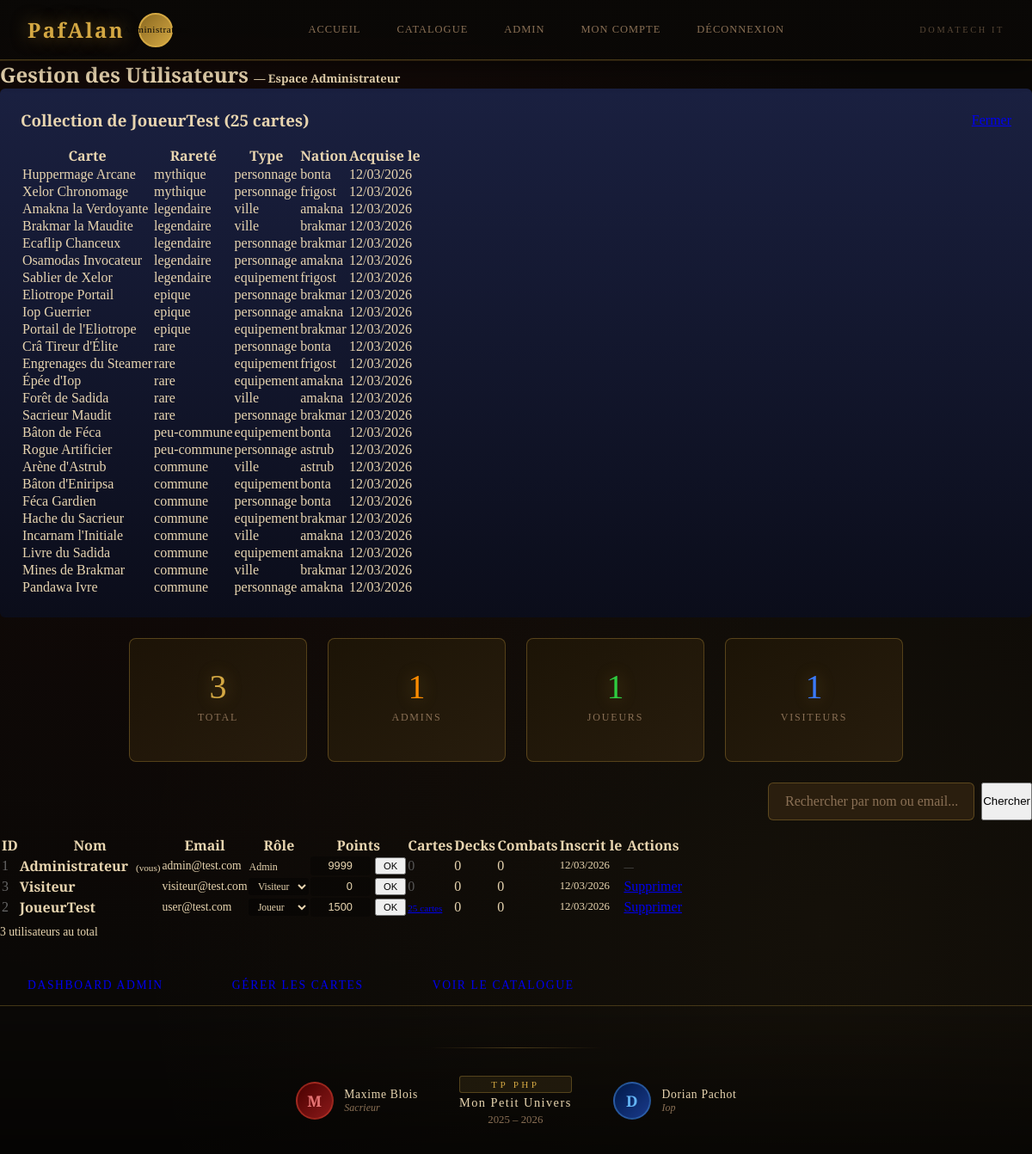
/admin/users.php?view_collection=2 (signed in), run on the app's committed database.
### tables this page shows
CREATE TABLE users (
    id            INT AUTO_INCREMENT PRIMARY KEY,
    nom           VARCHAR(50)  NOT NULL,
    email         VARCHAR(100) NOT NULL UNIQUE,
    password_hash VARCHAR(255) NOT NULL,
     
    role          ENUM('admin','joueur','visiteur') NOT NULL DEFAULT 'visiteur',
     
    points        INT NOT NULL DEFAULT 500,
    created_at    DATETIME NOT NULL DEFAULT CURRENT_TIMESTAMP
);

CREATE TABLE user_cards (
    id          INT AUTO_INCREMENT PRIMARY KEY,
    user_id     INT NOT NULL,
    card_id     INT NOT NULL,
    acquired_at DATETIME NOT NULL DEFAULT CURRENT_TIMESTAMP,
    FOREIGN KEY (user_id) REFERENCES users(id) ON DELETE CASCADE,
    FOREIGN KEY (card_id) REFERENCES cards(id)  ON DELETE CASCADE
);

CREATE TABLE cards (
    id          INT AUTO_INCREMENT PRIMARY KEY,
    name        VARCHAR(100) NOT NULL,
    rarity      ENUM('commune','peu-commune','rare','epique','legendaire','mythique') NOT NULL,
    type        ENUM('personnage','equipement','ville') NOT NULL,
    nation      ENUM('bonta','brakmar','astrub','amakna','frigost') NOT NULL,
     
    hp          INT NOT NULL DEFAULT 0,    
    attack      INT NOT NULL DEFAULT 0,    
    defense     INT NOT NULL DEFAULT 0,    
    speed       INT NOT NULL DEFAULT 0,    
     
    special     VARCHAR(200) NOT NULL DEFAULT '',
    description TEXT,
     
    price       INT NOT NULL DEFAULT 10
);

### includes/auth.php (called while the page is built, shortened)
<?php
function isLoggedIn(): bool {
    return isset($_SESSION['user_id']);
}

### admin/users.php (the view, shortened to what this page needs)
<?php
require_once '../includes/db.php';
require_once '../includes/auth.php';
$viewUserId      = (int)($_GET['view_collection'] ?? 0);
$userCollection  = [];
$viewUserNom     = '';
if ($viewUserId > 0) {
    $stmt = $pdo->prepare("SELECT nom FROM users WHERE id = ?");
    $stmt->execute([$viewUserId]);
    $viewUser = $stmt->fetch();
    if ($viewUser) {
        $viewUserNom = $viewUser['nom'];
        $stmt = $pdo->prepare(
            "SELECT c.name, c.rarity, c.type, c.nation, uc.acquired_at
             FROM user_cards uc
             JOIN cards c ON c.id = uc.card_id
             WHERE uc.user_id = ?
             ORDER BY FIELD(c.rarity,'mythique','legendaire','epique','rare','peu-commune','commune'), c.name ASC"
        );
        $stmt->execute([$viewUserId]);
        $userCollection = $stmt->fetchAll();
    }
}
$searchUser = trim($_GET['q'] ?? '');
if (!empty($searchUser)) {
    $stmt = $pdo->prepare(
        "SELECT u.id, u.nom, u.email, u.role, u.points, u.created_at,
                COUNT(uc.id) as nb_cartes,
                COUNT(DISTINCT d.id) as nb_decks,
                COUNT(DISTINCT c.id) as nb_combats
         FROM users u
         LEFT JOIN user_cards uc ON uc.user_id = u.id
         LEFT JOIN decks d ON d.user_id = u.id
         LEFT JOIN combats c ON c.player_id = u.id
         WHERE u.nom LIKE ? OR u.email LIKE ?
         GROUP BY u.id
         ORDER BY u.created_at DESC"
    );
    $stmt->execute(['%'.$searchUser.'%', '%'.$searchUser.'%']);
} else {
    $stmt = $pdo->prepare(
        "SELECT u.id, u.nom, u.email, u.role, u.points, u.created_at,
                COUNT(uc.id) as nb_cartes,
                COUNT(DISTINCT d.id) as nb_decks,
                COUNT(DISTINCT c.id) as nb_combats
         FROM users u
         LEFT JOIN user_cards uc ON uc.user_id = u.id
         LEFT JOIN decks d ON d.user_id = u.id
         LEFT JOIN combats c ON c.player_id = u.id
         GROUP BY u.id
         ORDER BY u.created_at DESC"
    );
    $stmt->execute();
}
$users = $stmt->fetchAll();
$totalUsers     = count($users);
$totalJoueurs   = count(array_filter($users, fn($u) => $u['role'] === 'joueur'));
$totalVisiteurs = count(array_filter($users, fn($u) => $u['role'] === 'visiteur'));
$totalAdmins    = count(array_filter($users, fn($u) => $u['role'] === 'admin'));
require_once '../includes/header.php';
?>
<div class="catalogue-main">
    <h2 class="form-title">
        Gestion des Utilisateurs
        <small style="font-size:0.55em; color:var(--or-texte)"> — Espace Administrateur</small>
    </h2>
    <?php if ($viewUserId > 0 && !empty($viewUserNom)): ?>
        <div style="
            background:linear-gradient(180deg,#1a2040 0%,#0b0d1a 100%);
            border:2px solid var(--or-cadre); border-radius:6px; padding:1.5rem;
            margin-bottom:1.5rem">
            <div style="display:flex; justify-content:space-between; align-items:center; margin-bottom:1rem">
                <h3 style="font-family:'Cinzel',serif; color:var(--or-eclat)">
                    Collection de <?= htmlspecialchars($viewUserNom) ?>
                    (<?= count($userCollection) ?> cartes)
                </h3>
                <a href="users.php" class="btn-small">Fermer</a>
            </div>
            <?php if (empty($userCollection)): ?>
                <p style="color:var(--or-texte); font-style:italic">Aucune carte dans cette collection.</p>
            <?php else: ?>
                <table class="data-table">
                    <thead>
                        <tr><th>Carte</th><th>Rareté</th><th>Type</th><th>Nation</th><th>Acquise le</th></tr>
                    </thead>
                    <tbody>
                    <?php foreach ($userCollection as $c): ?>
                        <tr>
                            <td><?= htmlspecialchars($c['name']) ?></td>
                            <td><?= htmlspecialchars($c['rarity']) ?></td>
                            <td><?= htmlspecialchars($c['type']) ?></td>
                            <td><?= htmlspecialchars($c['nation']) ?></td>
                            <td><?= date('d/m/Y', strtotime($c['acquired_at'])) ?></td>
                        </tr>
                    <?php endforeach; ?>
                    </tbody>
                </table>
            <?php endif; ?>
        </div>
    <?php endif; ?>
    <div class="stats-grid" style="margin-bottom:1.5rem">
        <div class="stat-card">
            <span class="stat-number"><?= $totalUsers ?></span>
            <span class="stat-label">Total</span>
        </div>
        <div class="stat-card">
            <span class="stat-number" style="color:#ff8c00"><?= $totalAdmins ?></span>
            <span class="stat-label">Admins</span>
        </div>
        <div class="stat-card">
            <span class="stat-number" style="color:#2ecc40"><?= $totalJoueurs ?></span>
            <span class="stat-label">Joueurs</span>
        </div>
        <div class="stat-card">
            <span class="stat-number" style="color:#3a7aff"><?= $totalVisiteurs ?></span>
            <span class="stat-label">Visiteurs</span>
        </div>
    </div>
    <div style="display:flex; justify-content:flex-end; margin-bottom:1rem">
        <form method="GET" action="users.php" style="display:flex; gap:0.5rem">
            <input type="text" name="q" class="search-input" style="max-width:250px"
                   placeholder="Rechercher par nom ou email..."
                   value="<?= htmlspecialchars($searchUser) ?>">
            <button type="submit" class="btn-small">Chercher</button>
        </form>
    </div>
    <?php if (empty($users)): ?>
        <p class="empty-msg">Aucun utilisateur trouvé.</p>
    <?php else: ?>
        <table class="data-table">
            <thead>
                <tr>
                    <th>ID</th><th>Nom</th><th>Email</th><th>Rôle</th>
                    <th>Points</th><th>Cartes</th><th>Decks</th><th>Combats</th>
                    <th>Inscrit le</th><th>Actions</th>
                </tr>
            </thead>
            <tbody>
            <?php foreach ($users as $user): ?>
                <tr>
                    <td style="color:#666"><?= $user['id'] ?></td>
                    <td>
                        <strong><?= htmlspecialchars($user['nom']) ?></strong>
                        <?php if ($user['id'] === $_SESSION['user_id']): ?>
                            <span style="font-size:0.7rem; color:var(--or-cadre); margin-left:0.3rem">(vous)</span>
                        <?php endif; ?>
                    </td>
                    <td style="font-size:0.85rem"><?= htmlspecialchars($user['email']) ?></td>
                    <td>
                        <?php if ($user['id'] !== $_SESSION['user_id']): ?>
                            <form method="POST" style="display:inline">
                                <select name="role" onchange="this.form.submit()"
                                        style="font-family:'Cinzel',serif; font-size:0.72rem;
                                               background:rgba(0,0,0,0.4); border:1px solid var(--or-bord);
                                               border-radius:3px; color:var(--or-texte); padding:0.2rem 0.4rem">
                                    <option value="joueur"   <?= $user['role']==='joueur'   ? 'selected' : '' ?>>Joueur</option>
                                    <option value="visiteur" <?= $user['role']==='visiteur' ? 'selected' : '' ?>>Visiteur</option>
                                </select>
                            </form>
                        <?php else: ?>
                            <span style="font-family:'Cinzel',serif; font-size:0.75rem; color:var(--or-cadre)">
                                <?= ucfirst($user['role']) ?>
                            </span>
                        <?php endif; ?>
                    </td>
                    <td>
                        <form method="POST" style="display:flex; align-items:center; gap:0.3rem">
                            <input type="number" name="points"
                                   value="<?= $user['points'] ?>"
                                   min="0" max="999999"
                                   style="width:70px; font-size:0.8rem; background:rgba(0,0,0,0.3);
                                          border:1px solid var(--or-bord); border-radius:3px;
                                          color:var(--or-eclat); padding:0.2rem 0.4rem; text-align:right">
                            <button type="submit" class="btn-small" style="padding:0.15rem 0.5rem; font-size:0.7rem">
                                OK
                            </button>
                        </form>
                    </td>
                    <td>
                        <?php if ($user['nb_cartes'] > 0): ?>
                            <a href="users.php?view_collection=<?= $user['id'] ?>#collection"
                               class="btn-small" style="font-size:0.7rem">
                            </a>
                        <?php else: ?>
                            <span style="color:#555">0</span>
                        <?php endif; ?>
                    </td>
                    <td><?= $user['nb_decks'] ?></td>
                    <td><?= $user['nb_combats'] ?></td>
                    <td style="font-size:0.8rem"><?= date('d/m/Y', strtotime($user['created_at'])) ?></td>
                    <td style="white-space:nowrap">
                        <?php if ($user['id'] !== $_SESSION['user_id']): ?>
                            <a href="users.php?action=delete&id=<?= $user['id'] ?>"
                               class="btn-small btn-danger"
                               onclick="return confirm('Supprimer l\'utilisateur &laquo;<?= htmlspecialchars($user['nom'], ENT_QUOTES) ?>&raquo; ?\n\nToutes ses cartes, decks et combats seront supprimés.')">
                            </a>
                        <?php else: ?>
                            <span style="color:#555; font-size:0.8rem; font-style:italic">—</span>
                        <?php endif; ?>
                    </td>
                </tr>
            <?php endforeach; ?>
            </tbody>
        </table>
        <p style="color:var(--or-texte); font-size:0.85rem; margin-top:0.5rem">
            <?= $totalUsers ?> utilisateur<?= $totalUsers > 1 ? 's' : '' ?>
            <?= !empty($searchUser) ? 'trouvé' . ($totalUsers > 1 ? 's' : '') . ' pour "' . htmlspecialchars($searchUser) . '"' : 'au total' ?>
        </p>
    <?php endif; ?>
    <div style="display:flex; gap:1rem; margin-top:2rem; flex-wrap:wrap">
        <a href="index.php"  class="btn-hero">Dashboard Admin</a>
        <a href="cards.php"  class="btn-hero">Gérer les cartes</a>
        <a href="../catalogue.php" class="btn-hero">Voir le catalogue</a>
    </div>
</div>
<?php require_once '../includes/footer.php'; ?>

### includes/header.php (shortened to what this page needs)
<?php
$rootPath = $rootPath ?? '';
require_once $rootPath . 'includes/auth.php';
?>
<!DOCTYPE html>
<html lang="fr">
<head>
    <link rel="stylesheet" href="<?= $rootPath ?>style.css">
</head>
<body>
<header>
    <div class="header-left">
        <a href="<?= $rootPath ?>index.php" style="text-decoration:none">
            <h1 class="site-title">PafAlan</h1>
        </a>
        <?php if (isLoggedIn()): ?>
            <span class="avatar logged-in" title="Connecté en tant que <?= htmlspecialchars($_SESSION['nom']) ?>">
                <?= htmlspecialchars($_SESSION['nom']) ?>
            </span>
        <?php endif; ?>
    </div>
    <nav class="header-nav">
        <a href="<?= $rootPath ?>index.php" class="nav-btn">Accueil</a>
        <a href="<?= $rootPath ?>catalogue.php" class="nav-btn">Catalogue</a>
        <?php if (isLoggedIn()): ?>
            <?php if ($_SESSION['role'] === 'admin'): ?>
                <a href="<?= $rootPath ?>admin/index.php" class="nav-btn">Admin</a>
            <?php endif; ?>
            <a href="<?= $rootPath ?>dashboard.php" class="nav-btn">Mon compte</a>
            <a href="<?= $rootPath ?>logout.php"    class="nav-btn">Déconnexion</a>
        <?php else: ?>
            <a href="<?= $rootPath ?>login.php"    class="nav-btn">Connexion</a>
            <a href="<?= $rootPath ?>register.php" class="nav-btn">Inscription</a>
        <?php endif; ?>
    </nav>
    <div class="header-right">DOMATECH IT</div>
</header>
<main>

### includes/footer.php (shortened to what this page needs)
</main>
<footer>
    <div class="footer-divider"></div>
    <div class="footer-team">
        <div class="footer-member">
            <div class="member-avatar avatar-sacrieur">
                <span class="avatar-initial">M</span>
            </div>
            <div class="member-info">
                <span class="member-name">Maxime Blois</span>
                <span class="member-class">Sacrieur</span>
            </div>
        </div>
        <div class="footer-tp">
            <span class="footer-tp-label">TP PHP</span>
            <span class="footer-tp-title">Mon Petit Univers</span>
            <span class="footer-tp-year">2025 – 2026</span>
        </div>
        <div class="footer-member">
            <div class="member-avatar avatar-iop">
                <span class="avatar-initial">D</span>
            </div>
            <div class="member-info">
                <span class="member-name">Dorian Pachot</span>
                <span class="member-class">Iop</span>
            </div>
        </div>
    </div>
</footer>
</body>
</html>

### data on the page
users: nom "JoueurTest", id "2", email "user@test.com", role "Joueur", points "1500", nb_decks "0", nb_combats "0", created_at "12/03/2026"
user_cards: card.name "Huppermage Arcane", card.rarity "mythique", card.type "personnage", card.nation "bonta", acquired_at "12/03/2026"
user_cards: card.name "Xelor Chronomage", card.rarity "mythique", card.type "personnage", card.nation "frigost", acquired_at "12/03/2026"
user_cards: card.name "Amakna la Verdoyante", card.rarity "legendaire", card.type "ville", card.nation "amakna", acquired_at "12/03/2026"
user_cards: card.name "Brakmar la Maudite", card.rarity "legendaire", card.type "ville", card.nation "brakmar", acquired_at "12/03/2026"
user_cards: card.name "Ecaflip Chanceux", card.rarity "legendaire", card.type "personnage", card.nation "brakmar", acquired_at "12/03/2026"
user_cards: card.name "Osamodas Invocateur", card.rarity "legendaire", card.type "personnage", card.nation "amakna", acquired_at "12/03/2026"
user_cards: card.name "Sablier de Xelor", card.rarity "legendaire", card.type "equipement", card.nation "frigost", acquired_at "12/03/2026"
user_cards: card.name "Eliotrope Portail", card.rarity "epique", card.type "personnage", card.nation "brakmar", acquired_at "12/03/2026"
user_cards: card.name "Iop Guerrier", card.rarity "epique", card.type "personnage", card.nation "amakna", acquired_at "12/03/2026"
user_cards: card.name "Portail de l'Eliotrope", card.rarity "epique", card.type "equipement", card.nation "brakmar", acquired_at "12/03/2026"
user_cards: card.name "Crâ Tireur d'Élite", card.rarity "rare", card.type "personnage", card.nation "bonta", acquired_at "12/03/2026"
user_cards: card.name "Engrenages du Steamer", card.rarity "rare", card.type "equipement", card.nation "frigost", acquired_at "12/03/2026"
user_cards: card.name "Épée d'Iop", card.rarity "rare", card.type "equipement", card.nation "amakna", acquired_at "12/03/2026"
user_cards: card.name "Forêt de Sadida", card.rarity "rare", card.type "ville", card.nation "amakna", acquired_at "12/03/2026"
user_cards: card.name "Sacrieur Maudit", card.rarity "rare", card.type "personnage", card.nation "brakmar", acquired_at "12/03/2026"
user_cards: card.name "Bâton de Féca", card.rarity "peu-commune", card.type "equipement", card.nation "bonta", acquired_at "12/03/2026"
user_cards: card.name "Rogue Artificier", card.rarity "peu-commune", card.type "personnage", card.nation "astrub", acquired_at "12/03/2026"
user_cards: card.name "Arène d'Astrub", card.rarity "commune", card.type "ville", card.nation "astrub", acquired_at "12/03/2026"
user_cards: card.name "Bâton d'Eniripsa", card.rarity "commune", card.type "equipement", card.nation "bonta", acquired_at "12/03/2026"
user_cards: card.name "Féca Gardien", card.rarity "commune", card.type "personnage", card.nation "bonta", acquired_at "12/03/2026"
user_cards: card.name "Hache du Sacrieur", card.rarity "commune", card.type "equipement", card.nation "brakmar", acquired_at "12/03/2026"
user_cards: card.name "Incarnam l'Initiale", card.rarity "commune", card.type "ville", card.nation "amakna", acquired_at "12/03/2026"
user_cards: card.name "Livre du Sadida", card.rarity "commune", card.type "equipement", card.nation "amakna", acquired_at "12/03/2026"
user_cards: card.name "Mines de Brakmar", card.rarity "commune", card.type "ville", card.nation "brakmar", acquired_at "12/03/2026"
user_cards: card.name "Pandawa Ivre", card.rarity "commune", card.type "personnage", card.nation "amakna", acquired_at "12/03/2026"
users: id "1", nom "Administrateur", shows "(vous)", email "admin@test.com", role "Admin", points "9999", shows "0", nb_decks "0", nb_combats "0", created_at "12/03/2026"
users: id "3", nom "Visiteur", email "visiteur@test.com", role "Visiteur", points "0", nb_decks "0", nb_combats "0", created_at "12/03/2026"

### other printed values
$_SESSION['nom'] "Administrateur"
count($userCollection) "25"
$totalUsers "3"
$totalAdmins "1"
$totalJoueurs "1"
$totalVisiteurs "1"
